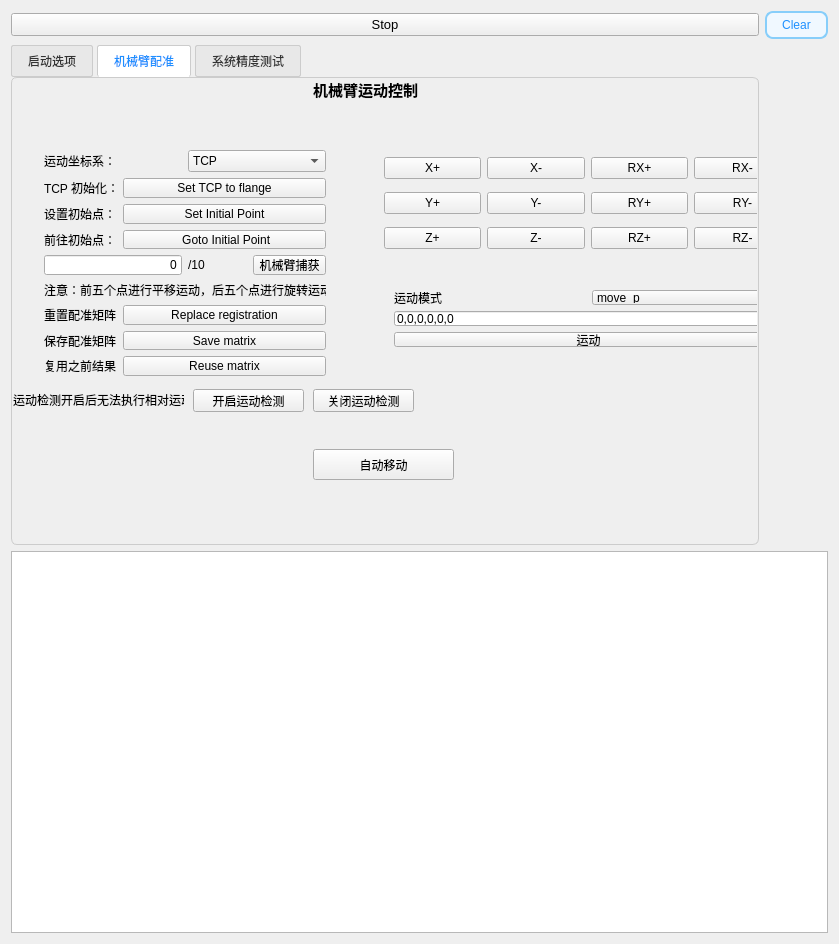
<?xml version="1.0" encoding="UTF-8"?>
<ui version="4.0">
 <class>ZzxtestControls</class>
 <widget class="QWidget" name="ZzxtestControls">
  <property name="geometry">
   <rect>
    <x>0</x>
    <y>0</y>
    <width>839</width>
    <height>944</height>
   </rect>
  </property>
  <property name="minimumSize">
   <size>
    <width>0</width>
    <height>0</height>
   </size>
  </property>
  <property name="windowTitle">
   <string>QmitkTemplate</string>
  </property>
  <property name="styleSheet">
   <string notr="true"/>
  </property>
  <layout class="QGridLayout" name="gridLayout_3">
   <item row="1" column="0">
    <widget class="QPushButton" name="pushButton_SuddenStop">
     <property name="font">
      <font>
       <pointsize>10</pointsize>
      </font>
     </property>
     <property name="styleSheet">
      <string notr="true"/>
     </property>
     <property name="text">
      <string>Stop</string>
     </property>
    </widget>
   </item>
   <item row="1" column="1">
    <widget class="QPushButton" name="pushButton_cleantext">
     <property name="styleSheet">
      <string notr="true">QPushButton {
    background-color: #F0F8FF;    /* 设置背景颜色 */
    color: #1E90FF;               /* 设置文字颜色 */
    border: 2px solid #87CEFA;    /* 设置边框颜色 */
    border-radius: 8px;           /* 设置圆角 */
    padding: 5px 15px;            /* 设置内边距 */
}

QPushButton:hover {
    background-color: #E0F7FF;    /* 鼠标悬停时背景颜色变化 */
    color: #4682B4;               /* 鼠标悬停时文字颜色 */
}

QPushButton:pressed {
    background-color: #B0E0E6;    /* 按下按钮时背景颜色 */
    color: #1C86EE;               /* 按下按钮时文字颜色 */
    border: 2px solid #4682B4;    /* 按下按钮时边框颜色 */
}
</string>
     </property>
     <property name="text">
      <string>Clear</string>
     </property>
    </widget>
   </item>
   <item row="3" column="0" colspan="2">
    <widget class="QTextBrowser" name="textBrowser">
     <property name="styleSheet">
      <string notr="true"/>
     </property>
    </widget>
   </item>
   <item row="2" column="0">
    <widget class="QTabWidget" name="tabWidget">
     <property name="minimumSize">
      <size>
       <width>0</width>
       <height>500</height>
      </size>
     </property>
     <property name="styleSheet">
      <string notr="true">/* TabWidget 的整体样式 */
QTabWidget::pane {
    border: 1px solid #CCCCCC;      /* 标签框架的边框颜色 */
    border-radius: 6px;             /* 标签框架的圆角 */
    padding: 1px;                   /* 标签内容的内边距 */
       /* 修改背景颜色为白色 */
}

/* TabBar 的样式 */
QTabBar::tab {
    background: #E8E8E8;            /* 未选中的选项卡背景颜色 */
    color: #333333;                 /* 未选中的选项卡文字颜色 */
    border: 1px solid #CCCCCC;      /* 选项卡的边框颜色 */
    border-radius: 2px;             /* 选项卡的圆角 */
    padding: 8px 16px;              /* 选项卡的内边距 */
    margin-right: 4px;              /* 选项卡之间的间距 */
}

/* 选中的选项卡 */
QTabBar::tab:selected {
    background: #FFFFFF;            /* 选中的选项卡背景颜色 */
    color: #1E90FF;                 /* 选中的选项卡文字颜色 */
    border-bottom-color: #FFFFFF;   /* 让选中的选项卡和内容背景一致 */
}

/* 鼠标悬停时的效果 */
QTabBar::tab:hover {
    background: #F0F0F0;            /* 鼠标悬停时的背景颜色 */
    color: #000000;                 /* 鼠标悬停时的文字颜色 */
}

/* 选项卡按钮（左右箭头）的样式 */
QTabBar QToolButton {
    background: #E8E8E8;            /* 按钮背景颜色 */
    border: 1px solid #CCCCCC;      /* 边框颜色 */
    border-radius: 6px;             /* 圆角 */
}

/* 左右按钮的悬停效果 */
QTabBar QToolButton:hover {
    background: #DCDCDC;            /* 鼠标悬停时的背景颜色 */
    color: #1E90FF;                 /* 鼠标悬停时的文字颜色 */
}
</string>
     </property>
     <property name="currentIndex">
      <number>1</number>
     </property>
     <widget class="QWidget" name="tab1">
      <attribute name="title">
       <string>启动选项</string>
      </attribute>
      <widget class="QLabel" name="label">
       <property name="geometry">
        <rect>
         <x>210</x>
         <y>10</y>
         <width>131</width>
         <height>20</height>
        </rect>
       </property>
       <property name="text">
        <string/>
       </property>
      </widget>
      <widget class="QGroupBox" name="groupBox">
       <property name="geometry">
        <rect>
         <x>310</x>
         <y>10</y>
         <width>451</width>
         <height>271</height>
        </rect>
       </property>
       <property name="title">
        <string>camera</string>
       </property>
       <layout class="QGridLayout" name="gridLayout_2">
        <item row="2" column="0">
         <layout class="QHBoxLayout" name="horizontalLayout_129">
          <item>
           <widget class="QLabel" name="Spine_PatineRFTextLabel">
            <property name="text">
             <string>PatineRF</string>
            </property>
           </widget>
          </item>
          <item>
           <widget class="QLabel" name="Spine_PatientRFDataLabel">
            <property name="minimumSize">
             <size>
              <width>350</width>
              <height>0</height>
             </size>
            </property>
            <property name="text">
             <string>wait connect</string>
            </property>
           </widget>
          </item>
         </layout>
        </item>
        <item row="1" column="0">
         <layout class="QHBoxLayout" name="horizontalLayout_2">
          <item>
           <widget class="QLabel" name="Spine_RobotEndRFTextLabel">
            <property name="text">
             <string>EndRF:</string>
            </property>
           </widget>
          </item>
          <item>
           <widget class="QLabel" name="Spine_RobotEndRFDataLabel">
            <property name="minimumSize">
             <size>
              <width>350</width>
              <height>0</height>
             </size>
            </property>
            <property name="text">
             <string>wait connect</string>
            </property>
           </widget>
          </item>
         </layout>
        </item>
        <item row="3" column="0">
         <layout class="QHBoxLayout" name="horizontalLayout_130">
          <item>
           <widget class="QLabel" name="Spine_ProbeTextLabel">
            <property name="text">
             <string>Probe:</string>
            </property>
           </widget>
          </item>
          <item>
           <widget class="QLabel" name="Spine_ProbeDataLabel">
            <property name="minimumSize">
             <size>
              <width>350</width>
              <height>0</height>
             </size>
            </property>
            <property name="text">
             <string>wait connect</string>
            </property>
           </widget>
          </item>
         </layout>
        </item>
        <item row="0" column="0">
         <layout class="QHBoxLayout" name="horizontalLayout">
          <item>
           <widget class="QLabel" name="Spine_RobotBaseRFTextLabel">
            <property name="text">
             <string>BaseRF:</string>
            </property>
           </widget>
          </item>
          <item>
           <widget class="QLabel" name="Spine_RobotBaseRFDataLabel">
            <property name="minimumSize">
             <size>
              <width>350</width>
              <height>0</height>
             </size>
            </property>
            <property name="text">
             <string>wait connect</string>
            </property>
           </widget>
          </item>
         </layout>
        </item>
       </layout>
      </widget>
      <widget class="QGroupBox" name="groupBox_2">
       <property name="geometry">
        <rect>
         <x>10</x>
         <y>290</y>
         <width>451</width>
         <height>171</height>
        </rect>
       </property>
       <property name="title">
        <string>Robot</string>
       </property>
       <layout class="QGridLayout" name="gridLayout_4">
        <item row="0" column="0">
         <layout class="QHBoxLayout" name="horizontalLayout_3">
          <item>
           <widget class="QLabel" name="label_Robot_TCP_value">
            <property name="minimumSize">
             <size>
              <width>350</width>
              <height>0</height>
             </size>
            </property>
            <property name="text">
             <string>TextLabel</string>
            </property>
           </widget>
          </item>
         </layout>
        </item>
        <item row="1" column="0">
         <layout class="QHBoxLayout" name="horizontalLayout_4">
          <item>
           <widget class="QLabel" name="label_3">
            <property name="text">
             <string>Connect</string>
            </property>
           </widget>
          </item>
          <item>
           <widget class="QLabel" name="label_Robot_isConnect">
            <property name="minimumSize">
             <size>
              <width>350</width>
              <height>0</height>
             </size>
            </property>
            <property name="text">
             <string>TextLabel</string>
            </property>
           </widget>
          </item>
         </layout>
        </item>
       </layout>
      </widget>
      <widget class="QLabel" name="label_2">
       <property name="geometry">
        <rect>
         <x>470</x>
         <y>300</y>
         <width>281</width>
         <height>61</height>
        </rect>
       </property>
       <property name="styleSheet">
        <string notr="true"/>
       </property>
       <property name="text">
        <string>Robot_TCP</string>
       </property>
      </widget>
      <widget class="QPushButton" name="pushButton_start_thread">
       <property name="geometry">
        <rect>
         <x>470</x>
         <y>370</y>
         <width>141</width>
         <height>23</height>
        </rect>
       </property>
       <property name="text">
        <string>start thread</string>
       </property>
      </widget>
      <widget class="QWidget" name="layoutWidget">
       <property name="geometry">
        <rect>
         <x>10</x>
         <y>12</y>
         <width>281</width>
         <height>261</height>
        </rect>
       </property>
       <layout class="QGridLayout" name="gridLayout">
        <item row="0" column="0">
         <widget class="QPushButton" name="pushButton_connectArm">
          <property name="styleSheet">
           <string notr="true">QPushButton {
    background-color: #F0F8FF;    /* 设置背景颜色 */
    color: #1E90FF;               /* 设置文字颜色 */
    border: 2px solid #87CEFA;    /* 设置边框颜色 */
    border-radius: 8px;           /* 设置圆角 */
    padding: 5px 15px;            /* 设置内边距 */
}

QPushButton:hover {
    background-color: #E0F7FF;    /* 鼠标悬停时背景颜色变化 */
    color: #4682B4;               /* 鼠标悬停时文字颜色 */
}

QPushButton:pressed {
    background-color: #B0E0E6;    /* 按下按钮时背景颜色 */
    color: #1C86EE;               /* 按下按钮时文字颜色 */
    border: 2px solid #4682B4;    /* 按下按钮时边框颜色 */
}
</string>
          </property>
          <property name="text">
           <string>Robot connection</string>
          </property>
          <attribute name="buttonGroup">
           <string notr="true">buttonGroup</string>
          </attribute>
         </widget>
        </item>
        <item row="5" column="0">
         <widget class="QPushButton" name="pushButton_selfCheck">
          <property name="styleSheet">
           <string notr="true">QPushButton {
    background-color: #F0F8FF;    /* 设置背景颜色 */
    color: #1E90FF;               /* 设置文字颜色 */
    border: 2px solid #87CEFA;    /* 设置边框颜色 */
    border-radius: 8px;           /* 设置圆角 */
    padding: 5px 15px;            /* 设置内边距 */
}

QPushButton:hover {
    background-color: #E0F7FF;    /* 鼠标悬停时背景颜色变化 */
    color: #4682B4;               /* 鼠标悬停时文字颜色 */
}

QPushButton:pressed {
    background-color: #B0E0E6;    /* 按下按钮时背景颜色 */
    color: #1C86EE;               /* 按下按钮时文字颜色 */
    border: 2px solid #4682B4;    /* 按下按钮时边框颜色 */
}
</string>
          </property>
          <property name="text">
           <string>print matrix</string>
          </property>
          <attribute name="buttonGroup">
           <string notr="true">buttonGroup</string>
          </attribute>
         </widget>
        </item>
        <item row="1" column="0">
         <widget class="QPushButton" name="pushButton_powerOn">
          <property name="styleSheet">
           <string notr="true">QPushButton {
    background-color: #F0F8FF;    /* 设置背景颜色 */
    color: #1E90FF;               /* 设置文字颜色 */
    border: 2px solid #87CEFA;    /* 设置边框颜色 */
    border-radius: 8px;           /* 设置圆角 */
    padding: 5px 15px;            /* 设置内边距 */
}

QPushButton:hover {
    background-color: #E0F7FF;    /* 鼠标悬停时背景颜色变化 */
    color: #4682B4;               /* 鼠标悬停时文字颜色 */
}

QPushButton:pressed {
    background-color: #B0E0E6;    /* 按下按钮时背景颜色 */
    color: #1C86EE;               /* 按下按钮时文字颜色 */
    border: 2px solid #4682B4;    /* 按下按钮时边框颜色 */
}
</string>
          </property>
          <property name="text">
           <string>power on</string>
          </property>
          <attribute name="buttonGroup">
           <string notr="true">buttonGroup</string>
          </attribute>
         </widget>
        </item>
        <item row="3" column="0">
         <widget class="QPushButton" name="pushButton_connectCamrea">
          <property name="styleSheet">
           <string notr="true">QPushButton {
    background-color: #F0F8FF;    /* 设置背景颜色 */
    color: #1E90FF;               /* 设置文字颜色 */
    border: 2px solid #87CEFA;    /* 设置边框颜色 */
    border-radius: 8px;           /* 设置圆角 */
    padding: 5px 15px;            /* 设置内边距 */
}

QPushButton:hover {
    background-color: #E0F7FF;    /* 鼠标悬停时背景颜色变化 */
    color: #4682B4;               /* 鼠标悬停时文字颜色 */
}

QPushButton:pressed {
    background-color: #B0E0E6;    /* 按下按钮时背景颜色 */
    color: #1C86EE;               /* 按下按钮时文字颜色 */
    border: 2px solid #4682B4;    /* 按下按钮时边框颜色 */
}
</string>
          </property>
          <property name="text">
           <string>Camera connection</string>
          </property>
          <attribute name="buttonGroup">
           <string notr="true">buttonGroup</string>
          </attribute>
         </widget>
        </item>
        <item row="2" column="0">
         <widget class="QPushButton" name="pushButton_powerOff">
          <property name="styleSheet">
           <string notr="true">QPushButton {
    background-color: #F0F8FF;    /* 设置背景颜色 */
    color: #1E90FF;               /* 设置文字颜色 */
    border: 2px solid #87CEFA;    /* 设置边框颜色 */
    border-radius: 8px;           /* 设置圆角 */
    padding: 5px 15px;            /* 设置内边距 */
}

QPushButton:hover {
    background-color: #E0F7FF;    /* 鼠标悬停时背景颜色变化 */
    color: #4682B4;               /* 鼠标悬停时文字颜色 */
}

QPushButton:pressed {
    background-color: #B0E0E6;    /* 按下按钮时背景颜色 */
    color: #1C86EE;               /* 按下按钮时文字颜色 */
    border: 2px solid #4682B4;    /* 按下按钮时边框颜色 */
}
</string>
          </property>
          <property name="text">
           <string>power off</string>
          </property>
          <attribute name="buttonGroup">
           <string notr="true">buttonGroup</string>
          </attribute>
         </widget>
        </item>
        <item row="4" column="0">
         <widget class="QPushButton" name="pushButton_updataData">
          <property name="styleSheet">
           <string notr="true">QPushButton {
    background-color: #F0F8FF;    /* 设置背景颜色 */
    color: #1E90FF;               /* 设置文字颜色 */
    border: 2px solid #87CEFA;    /* 设置边框颜色 */
    border-radius: 8px;           /* 设置圆角 */
    padding: 5px 15px;            /* 设置内边距 */
}

QPushButton:hover {
    background-color: #E0F7FF;    /* 鼠标悬停时背景颜色变化 */
    color: #4682B4;               /* 鼠标悬停时文字颜色 */
}

QPushButton:pressed {
    background-color: #B0E0E6;    /* 按下按钮时背景颜色 */
    color: #1C86EE;               /* 按下按钮时文字颜色 */
    border: 2px solid #4682B4;    /* 按下按钮时边框颜色 */
}
</string>
          </property>
          <property name="text">
           <string>updataData</string>
          </property>
          <attribute name="buttonGroup">
           <string notr="true">buttonGroup</string>
          </attribute>
         </widget>
        </item>
       </layout>
      </widget>
     </widget>
     <widget class="QWidget" name="tab_2">
      <attribute name="title">
       <string>机械臂配准</string>
      </attribute>
      <widget class="QPushButton" name="pushButton_AutoMoveJ">
       <property name="geometry">
        <rect>
         <x>300</x>
         <y>370</y>
         <width>141</width>
         <height>31</height>
        </rect>
       </property>
       <property name="text">
        <string>自动移动</string>
       </property>
       <attribute name="buttonGroup">
        <string notr="true">buttonGroup</string>
       </attribute>
      </widget>
      <widget class="QWidget" name="layoutWidget">
       <property name="geometry">
        <rect>
         <x>360</x>
         <y>60</y>
         <width>429</width>
         <height>131</height>
        </rect>
       </property>
       <layout class="QGridLayout" name="gridLayout_14">
        <item row="3" column="4">
         <widget class="QPushButton" name="pushButton_ryp">
          <property name="text">
           <string>RY+</string>
          </property>
          <attribute name="buttonGroup">
           <string notr="true">buttonGroup</string>
          </attribute>
         </widget>
        </item>
        <item row="3" column="5">
         <widget class="QPushButton" name="pushButton_rym">
          <property name="text">
           <string>RY-</string>
          </property>
          <attribute name="buttonGroup">
           <string notr="true">buttonGroup</string>
          </attribute>
         </widget>
        </item>
        <item row="3" column="3">
         <widget class="QPushButton" name="pushButton_ym">
          <property name="text">
           <string>Y-</string>
          </property>
          <attribute name="buttonGroup">
           <string notr="true">buttonGroup</string>
          </attribute>
         </widget>
        </item>
        <item row="1" column="5">
         <widget class="QPushButton" name="pushButton_rxm">
          <property name="text">
           <string>RX-</string>
          </property>
          <attribute name="buttonGroup">
           <string notr="true">buttonGroup</string>
          </attribute>
         </widget>
        </item>
        <item row="1" column="4">
         <widget class="QPushButton" name="pushButton_rxp">
          <property name="text">
           <string>RX+</string>
          </property>
          <attribute name="buttonGroup">
           <string notr="true">buttonGroup</string>
          </attribute>
         </widget>
        </item>
        <item row="3" column="2">
         <widget class="QPushButton" name="pushButton_yp">
          <property name="text">
           <string>Y+</string>
          </property>
          <attribute name="buttonGroup">
           <string notr="true">buttonGroup</string>
          </attribute>
         </widget>
        </item>
        <item row="4" column="5">
         <widget class="QPushButton" name="pushButton_rzm">
          <property name="text">
           <string>RZ-</string>
          </property>
          <attribute name="buttonGroup">
           <string notr="true">buttonGroup</string>
          </attribute>
         </widget>
        </item>
        <item row="4" column="2">
         <widget class="QPushButton" name="pushButton_zp">
          <property name="text">
           <string>Z+</string>
          </property>
          <attribute name="buttonGroup">
           <string notr="true">buttonGroup</string>
          </attribute>
         </widget>
        </item>
        <item row="4" column="3">
         <widget class="QPushButton" name="pushButton_zm">
          <property name="text">
           <string>Z-</string>
          </property>
          <attribute name="buttonGroup">
           <string notr="true">buttonGroup</string>
          </attribute>
         </widget>
        </item>
        <item row="1" column="2">
         <widget class="QPushButton" name="pushButton_xp">
          <property name="text">
           <string>X+</string>
          </property>
          <attribute name="buttonGroup">
           <string notr="true">buttonGroup</string>
          </attribute>
         </widget>
        </item>
        <item row="4" column="4">
         <widget class="QPushButton" name="pushButton_rzp">
          <property name="text">
           <string>RZ+</string>
          </property>
          <attribute name="buttonGroup">
           <string notr="true">buttonGroup</string>
          </attribute>
         </widget>
        </item>
        <item row="1" column="3">
         <widget class="QPushButton" name="pushButton_xm">
          <property name="text">
           <string>X-</string>
          </property>
          <attribute name="buttonGroup">
           <string notr="true">buttonGroup</string>
          </attribute>
         </widget>
        </item>
       </layout>
      </widget>
      <widget class="QLabel" name="label_14">
       <property name="geometry">
        <rect>
         <x>300</x>
         <y>0</y>
         <width>131</width>
         <height>21</height>
        </rect>
       </property>
       <property name="font">
        <font>
         <pointsize>11</pointsize>
         <weight>75</weight>
         <bold>true</bold>
        </font>
       </property>
       <property name="text">
        <string>机械臂运动控制</string>
       </property>
      </widget>
      <widget class="QWidget" name="layoutWidget">
       <property name="geometry">
        <rect>
         <x>360</x>
         <y>30</y>
         <width>431</width>
         <height>22</height>
        </rect>
       </property>
       <layout class="QHBoxLayout" name="horizontalLayout_5">
        <item>
         <widget class="QLabel" name="label_16">
          <property name="layoutDirection">
           <enum>Qt::LeftToRight</enum>
          </property>
          <property name="text">
           <string>平移 =</string>
          </property>
         </widget>
        </item>
        <item>
         <widget class="QLineEdit" name="lineEdit_intuitiveValue">
          <property name="text">
           <string>50</string>
          </property>
         </widget>
        </item>
        <item>
         <widget class="QLabel" name="label_15">
          <property name="text">
           <string>(mm )</string>
          </property>
         </widget>
        </item>
        <item>
         <widget class="QLabel" name="label_36">
          <property name="layoutDirection">
           <enum>Qt::LeftToRight</enum>
          </property>
          <property name="text">
           <string>角度 =</string>
          </property>
         </widget>
        </item>
        <item>
         <widget class="QLineEdit" name="lineEdit_intuitiveValue_degree">
          <property name="text">
           <string>15</string>
          </property>
         </widget>
        </item>
        <item>
         <widget class="QLabel" name="label_34">
          <property name="text">
           <string>(°)</string>
          </property>
         </widget>
        </item>
       </layout>
      </widget>
      <widget class="QWidget" name="layoutWidget">
       <property name="geometry">
        <rect>
         <x>370</x>
         <y>200</y>
         <width>411</width>
         <height>79</height>
        </rect>
       </property>
       <layout class="QVBoxLayout" name="verticalLayout">
        <item>
         <layout class="QHBoxLayout" name="horizontalLayout_6">
          <item>
           <widget class="QLabel" name="label_5">
            <property name="text">
             <string>运动模式</string>
            </property>
           </widget>
          </item>
          <item>
           <widget class="QComboBox" name="comboBox_robotMoveType">
            <item>
             <property name="text">
              <string>move_p</string>
             </property>
            </item>
            <item>
             <property name="text">
              <string>move_j</string>
             </property>
            </item>
           </widget>
          </item>
         </layout>
        </item>
        <item>
         <widget class="QLineEdit" name="lineEdit">
          <property name="text">
           <string>0,0,0,0,0,0</string>
          </property>
         </widget>
        </item>
        <item>
         <widget class="QPushButton" name="pushButton_JiontAngleMotion">
          <property name="text">
           <string>运动</string>
          </property>
          <attribute name="buttonGroup">
           <string notr="true">buttonGroup</string>
          </attribute>
         </widget>
        </item>
       </layout>
      </widget>
      <widget class="QWidget" name="layoutWidget">
       <property name="geometry">
        <rect>
         <x>20</x>
         <y>60</y>
         <width>304</width>
         <height>247</height>
        </rect>
       </property>
       <layout class="QVBoxLayout" name="verticalLayout_2">
        <item>
         <layout class="QHBoxLayout" name="horizontalLayout_7">
          <item>
           <widget class="QLabel" name="label_18">
            <property name="text">
             <string>运动坐标系：</string>
            </property>
           </widget>
          </item>
          <item>
           <widget class="QComboBox" name="comboBox_robotMoveType_select">
            <item>
             <property name="text">
              <string>TCP</string>
             </property>
            </item>
            <item>
             <property name="text">
              <string>Robot base</string>
             </property>
            </item>
           </widget>
          </item>
         </layout>
        </item>
        <item>
         <layout class="QGridLayout" name="gridLayout_5">
          <item row="5" column="1" colspan="3">
           <widget class="QPushButton" name="pushButton_replaceRegistration">
            <property name="text">
             <string>Replace registration</string>
            </property>
            <attribute name="buttonGroup">
             <string notr="true">buttonGroup</string>
            </attribute>
           </widget>
          </item>
          <item row="1" column="1" colspan="3">
           <widget class="QPushButton" name="pushButton_setInitialPoint">
            <property name="text">
             <string>Set Initial Point</string>
            </property>
            <attribute name="buttonGroup">
             <string notr="true">buttonGroup</string>
            </attribute>
           </widget>
          </item>
          <item row="2" column="1" colspan="3">
           <widget class="QPushButton" name="pushButton_goToInitial">
            <property name="text">
             <string> Goto Initial Point</string>
            </property>
            <attribute name="buttonGroup">
             <string notr="true">buttonGroup</string>
            </attribute>
           </widget>
          </item>
          <item row="4" column="0" colspan="4">
           <widget class="QLabel" name="label_9">
            <property name="font">
             <font>
              <pointsize>9</pointsize>
              <weight>50</weight>
              <bold>false</bold>
             </font>
            </property>
            <property name="text">
             <string>注意：前五个点进行平移运动，后五个点进行旋转运动。</string>
            </property>
           </widget>
          </item>
          <item row="6" column="1" colspan="3">
           <widget class="QPushButton" name="pushButton_saveArmMatrix">
            <property name="text">
             <string>Save matrix</string>
            </property>
            <attribute name="buttonGroup">
             <string notr="true">buttonGroup</string>
            </attribute>
           </widget>
          </item>
          <item row="3" column="2">
           <widget class="QLabel" name="label_10">
            <property name="text">
             <string>/10</string>
            </property>
           </widget>
          </item>
          <item row="7" column="1" colspan="3">
           <widget class="QPushButton" name="pushButton_reuseArmMatrix">
            <property name="text">
             <string>Reuse matrix</string>
            </property>
            <attribute name="buttonGroup">
             <string notr="true">buttonGroup</string>
            </attribute>
           </widget>
          </item>
          <item row="0" column="1" colspan="3">
           <widget class="QPushButton" name="pushButton_setTCPToFlange">
            <property name="text">
             <string>Set TCP to flange</string>
            </property>
            <attribute name="buttonGroup">
             <string notr="true">buttonGroup</string>
            </attribute>
           </widget>
          </item>
          <item row="3" column="3">
           <widget class="QPushButton" name="pushButton_captureRobot">
            <property name="text">
             <string>机械臂捕获</string>
            </property>
            <attribute name="buttonGroup">
             <string notr="true">buttonGroup</string>
            </attribute>
           </widget>
          </item>
          <item row="3" column="0" colspan="2">
           <widget class="QLineEdit" name="lineEdit_collectedRoboPose">
            <property name="layoutDirection">
             <enum>Qt::LeftToRight</enum>
            </property>
            <property name="text">
             <string>0</string>
            </property>
            <property name="alignment">
             <set>Qt::AlignRight|Qt::AlignTrailing|Qt::AlignVCenter</set>
            </property>
           </widget>
          </item>
          <item row="5" column="0">
           <widget class="QLabel" name="label_12">
            <property name="text">
             <string>重置配准矩阵：</string>
            </property>
           </widget>
          </item>
          <item row="2" column="0">
           <widget class="QLabel" name="label_8">
            <property name="text">
             <string>前往初始点：</string>
            </property>
           </widget>
          </item>
          <item row="1" column="0">
           <widget class="QLabel" name="label_7">
            <property name="text">
             <string>设置初始点：</string>
            </property>
           </widget>
          </item>
          <item row="0" column="0">
           <widget class="QLabel" name="label_6">
            <property name="text">
             <string>TCP 初始化：</string>
            </property>
           </widget>
          </item>
          <item row="7" column="0">
           <widget class="QLabel" name="label_13">
            <property name="text">
             <string>复用之前结果：</string>
            </property>
           </widget>
          </item>
          <item row="6" column="0">
           <widget class="QLabel" name="label_11">
            <property name="text">
             <string>保存配准矩阵：</string>
            </property>
           </widget>
          </item>
         </layout>
        </item>
       </layout>
      </widget>
      <widget class="QPushButton" name="pushButton_openIsMoving">
       <property name="geometry">
        <rect>
         <x>180</x>
         <y>310</y>
         <width>111</width>
         <height>23</height>
        </rect>
       </property>
       <property name="text">
        <string>开启运动检测</string>
       </property>
      </widget>
      <widget class="QPushButton" name="pushButton_CloseIsMoving">
       <property name="geometry">
        <rect>
         <x>300</x>
         <y>310</y>
         <width>101</width>
         <height>23</height>
        </rect>
       </property>
       <property name="text">
        <string>关闭运动检测</string>
       </property>
      </widget>
      <widget class="QLabel" name="label_4">
       <property name="geometry">
        <rect>
         <x>0</x>
         <y>310</y>
         <width>171</width>
         <height>21</height>
        </rect>
       </property>
       <property name="text">
        <string>运动检测开启后无法执行相对运动</string>
       </property>
      </widget>
     </widget>
     <widget class="QWidget" name="tab">
      <attribute name="title">
       <string>系统精度测试</string>
      </attribute>
      <widget class="QGroupBox" name="groupBox_11">
       <property name="geometry">
        <rect>
         <x>10</x>
         <y>10</y>
         <width>327</width>
         <height>251</height>
        </rect>
       </property>
       <property name="font">
        <font>
         <pointsize>12</pointsize>
        </font>
       </property>
       <property name="title">
        <string>选择影像数据： </string>
       </property>
       <layout class="QGridLayout" name="gridLayout_15">
        <item row="1" column="0">
         <layout class="QHBoxLayout" name="horizontalLayout_17">
          <item>
           <widget class="QLabel" name="label_187">
            <property name="text">
             <string>影像粗配准点:  </string>
            </property>
           </widget>
          </item>
          <item>
           <widget class="QmitkSingleNodeSelectionWidget" name="mitkNodeSelectWidget_landmark_src" native="true"/>
          </item>
         </layout>
        </item>
        <item row="5" column="0">
         <widget class="QPushButton" name="pushButton_reuseImageMatrix">
          <property name="text">
           <string>复用上次影像配准</string>
          </property>
         </widget>
        </item>
        <item row="3" column="0">
         <widget class="QPushButton" name="pushButton_ResetImageConfiguration">
          <property name="text">
           <string>重新配准</string>
          </property>
         </widget>
        </item>
        <item row="4" column="0">
         <widget class="QPushButton" name="pushButton_saveImageMatrix">
          <property name="text">
           <string>保存图像配准矩阵</string>
          </property>
         </widget>
        </item>
        <item row="0" column="0">
         <layout class="QHBoxLayout" name="horizontalLayout_25">
          <item>
           <widget class="QLabel" name="label_188">
            <property name="text">
             <string>STL表面:  </string>
            </property>
           </widget>
          </item>
          <item>
           <widget class="QmitkSingleNodeSelectionWidget" name="mitkNodeSelectWidget_surface_regis" native="true"/>
          </item>
         </layout>
        </item>
       </layout>
      </widget>
      <widget class="QGroupBox" name="groupBox_10">
       <property name="geometry">
        <rect>
         <x>370</x>
         <y>10</y>
         <width>351</width>
         <height>251</height>
        </rect>
       </property>
       <property name="title">
        <string>走面测试 (TKA模拟精度/TKA安全边界限制)</string>
       </property>
       <layout class="QGridLayout" name="gridLayout_13">
        <item row="6" column="1">
         <widget class="QPushButton" name="pushButton_gotoPlaneEdge">
          <property name="text">
           <string>前往目标位置（边界）</string>
          </property>
         </widget>
        </item>
        <item row="4" column="0" colspan="2">
         <widget class="QPushButton" name="pushButton_setPlanePrecisionTestTcp">
          <property name="enabled">
           <bool>true</bool>
          </property>
          <property name="text">
           <string>设置走面测试TCP</string>
          </property>
         </widget>
        </item>
        <item row="2" column="0" colspan="2">
         <layout class="QHBoxLayout" name="horizontalLayout_23">
          <item>
           <widget class="QLabel" name="label_37">
            <property name="text">
             <string>P2: </string>
            </property>
           </widget>
          </item>
          <item>
           <widget class="QLineEdit" name="lineEdit_plane_p3_x">
            <property name="text">
             <string>38.268</string>
            </property>
           </widget>
          </item>
          <item>
           <widget class="QLineEdit" name="lineEdit_plane_p3_y">
            <property name="text">
             <string>-92.388</string>
            </property>
           </widget>
          </item>
          <item>
           <widget class="QLineEdit" name="lineEdit_plane_p3_z">
            <property name="text">
             <string>140</string>
            </property>
           </widget>
          </item>
         </layout>
        </item>
        <item row="1" column="0" colspan="2">
         <layout class="QHBoxLayout" name="horizontalLayout_22">
          <item>
           <widget class="QLabel" name="label_33">
            <property name="text">
             <string>P1: </string>
            </property>
           </widget>
          </item>
          <item>
           <widget class="QLineEdit" name="lineEdit_plane_p2_x">
            <property name="text">
             <string>52.328</string>
            </property>
           </widget>
          </item>
          <item>
           <widget class="QLineEdit" name="lineEdit_plane_p2_y">
            <property name="text">
             <string>-27.033</string>
            </property>
           </widget>
          </item>
          <item>
           <widget class="QLineEdit" name="lineEdit_plane_p2_z">
            <property name="text">
             <string>140</string>
            </property>
           </widget>
          </item>
         </layout>
        </item>
        <item row="5" column="0" colspan="2">
         <layout class="QHBoxLayout" name="horizontalLayout_16">
          <item>
           <widget class="QLabel" name="label_35">
            <property name="text">
             <string>目标平面选择: </string>
            </property>
           </widget>
          </item>
          <item>
           <widget class="QmitkSingleNodeSelectionWidget" name="mitkNodeSelectWidget_imageTargetPlane" native="true"/>
          </item>
          <item>
           <widget class="QPushButton" name="pushButton_confirmImageTargetPlane">
            <property name="enabled">
             <bool>true</bool>
            </property>
            <property name="text">
             <string>前往目标平面(边界)</string>
            </property>
           </widget>
          </item>
         </layout>
        </item>
        <item row="0" column="0" colspan="2">
         <widget class="QLineEdit" name="lineEdit_3">
          <property name="text">
           <string>https://gn1phhht53.feishu.cn/wiki/wikcnAYrihLnKdt5kqGYIwmZACh?table=tblk7ke86l8RyAoN&amp;view=vew1Kd7wVv</string>
          </property>
         </widget>
        </item>
        <item row="3" column="0" colspan="2">
         <layout class="QHBoxLayout" name="horizontalLayout_24">
          <item>
           <widget class="QLabel" name="label_38">
            <property name="text">
             <string>P3: </string>
            </property>
           </widget>
          </item>
          <item>
           <widget class="QLineEdit" name="lineEdit_plane_p4_x">
            <property name="text">
             <string>-30.821</string>
            </property>
           </widget>
          </item>
          <item>
           <widget class="QLineEdit" name="lineEdit_plane_p4_y">
            <property name="text">
             <string>-61.474</string>
            </property>
           </widget>
          </item>
          <item>
           <widget class="QLineEdit" name="lineEdit_plane_p4_z">
            <property name="text">
             <string>140</string>
            </property>
           </widget>
          </item>
         </layout>
        </item>
        <item row="6" column="0">
         <widget class="QPushButton" name="pushButton_goToFakePlane">
          <property name="text">
           <string>前往目标位置（初始）</string>
          </property>
         </widget>
        </item>
        <item row="7" column="1">
         <widget class="QPushButton" name="pushButton_adjust">
          <property name="text">
           <string>目标位置偏置</string>
          </property>
         </widget>
        </item>
        <item row="7" column="0">
         <widget class="QLineEdit" name="lineEdit_adjust">
          <property name="text">
           <string>0</string>
          </property>
         </widget>
        </item>
       </layout>
      </widget>
      <widget class="QGroupBox" name="groupBox_12">
       <property name="geometry">
        <rect>
         <x>370</x>
         <y>270</y>
         <width>351</width>
         <height>181</height>
        </rect>
       </property>
       <property name="title">
        <string>走线测试 （系统精度）</string>
       </property>
       <layout class="QGridLayout" name="gridLayout_19">
        <item row="2" column="0">
         <layout class="QHBoxLayout" name="horizontalLayout_18">
          <item>
           <widget class="QLabel" name="label_73">
            <property name="text">
             <string>P3: </string>
            </property>
           </widget>
          </item>
          <item>
           <widget class="QLineEdit" name="lineEdit_p3_x">
            <property name="text">
             <string>-30.821</string>
            </property>
           </widget>
          </item>
          <item>
           <widget class="QLineEdit" name="lineEdit_p3_y">
            <property name="text">
             <string>-61.474</string>
            </property>
           </widget>
          </item>
          <item>
           <widget class="QLineEdit" name="lineEdit_p3_z">
            <property name="text">
             <string>140</string>
            </property>
           </widget>
          </item>
         </layout>
        </item>
        <item row="4" column="0">
         <layout class="QHBoxLayout" name="horizontalLayout_10">
          <item>
           <widget class="QLabel" name="label_84">
            <property name="text">
             <string>目标线选择: </string>
            </property>
           </widget>
          </item>
          <item>
           <widget class="QmitkSingleNodeSelectionWidget" name="mitkNodeSelectWidget_imageTargetLine" native="true"/>
          </item>
          <item>
           <widget class="QPushButton" name="pushButton_confirmImageTargetLine">
            <property name="enabled">
             <bool>true</bool>
            </property>
            <property name="text">
             <string>前往目标线</string>
            </property>
           </widget>
          </item>
         </layout>
        </item>
        <item row="1" column="0">
         <layout class="QHBoxLayout" name="horizontalLayout_9">
          <item>
           <widget class="QLabel" name="label_74">
            <property name="text">
             <string>P2:坐标原点 </string>
            </property>
           </widget>
          </item>
          <item>
           <widget class="QLineEdit" name="lineEdit_p2_x">
            <property name="text">
             <string>38.268</string>
            </property>
           </widget>
          </item>
          <item>
           <widget class="QLineEdit" name="lineEdit_p2_y">
            <property name="text">
             <string>-92.388</string>
            </property>
           </widget>
          </item>
          <item>
           <widget class="QLineEdit" name="lineEdit_p2_z">
            <property name="text">
             <string>140</string>
            </property>
           </widget>
          </item>
         </layout>
        </item>
        <item row="3" column="0">
         <widget class="QPushButton" name="pushButton_setTcpPrecisionTest">
          <property name="text">
           <string>设置走线测试TCP</string>
          </property>
         </widget>
        </item>
        <item row="0" column="0">
         <widget class="QLineEdit" name="lineEdit_2">
          <property name="text">
           <string>https://gn1phhht53.feishu.cn/wiki/X1IYwy2npicJtRkIqWzcVF1ZnAg?from=from_copylink</string>
          </property>
         </widget>
        </item>
       </layout>
      </widget>
      <widget class="QWidget" name="layoutWidget">
       <property name="geometry">
        <rect>
         <x>20</x>
         <y>270</y>
         <width>311</width>
         <height>171</height>
        </rect>
       </property>
       <layout class="QGridLayout" name="gridLayout_6">
        <item row="0" column="0">
         <widget class="QLineEdit" name="lineEdit_collectedLandmark">
          <property name="font">
           <font>
            <pointsize>11</pointsize>
           </font>
          </property>
          <property name="layoutDirection">
           <enum>Qt::LeftToRight</enum>
          </property>
          <property name="text">
           <string>0</string>
          </property>
          <property name="alignment">
           <set>Qt::AlignRight|Qt::AlignTrailing|Qt::AlignVCenter</set>
          </property>
         </widget>
        </item>
        <item row="2" column="1">
         <widget class="QLabel" name="label_190">
          <property name="font">
           <font>
            <pointsize>11</pointsize>
           </font>
          </property>
          <property name="text">
           <string>/6</string>
          </property>
         </widget>
        </item>
        <item row="1" column="0" colspan="3">
         <widget class="QPushButton" name="pushButton_landmarkRegistration">
          <property name="text">
           <string>LandMark配准</string>
          </property>
         </widget>
        </item>
        <item row="0" column="2">
         <widget class="QPushButton" name="pushButton_collectLandmark">
          <property name="text">
           <string>采集粗配准点</string>
          </property>
         </widget>
        </item>
        <item row="2" column="2">
         <widget class="QPushButton" name="pushButton_collectICP">
          <property name="enabled">
           <bool>true</bool>
          </property>
          <property name="text">
           <string>采集精配准点</string>
          </property>
         </widget>
        </item>
        <item row="2" column="0">
         <widget class="QLineEdit" name="lineEdit_collectedICP">
          <property name="font">
           <font>
            <pointsize>12</pointsize>
           </font>
          </property>
          <property name="layoutDirection">
           <enum>Qt::LeftToRight</enum>
          </property>
          <property name="text">
           <string>0</string>
          </property>
          <property name="alignment">
           <set>Qt::AlignRight|Qt::AlignTrailing|Qt::AlignVCenter</set>
          </property>
         </widget>
        </item>
        <item row="3" column="0" colspan="3">
         <widget class="QPushButton" name="pushButton_ICPRegistration">
          <property name="text">
           <string>ICP配准</string>
          </property>
         </widget>
        </item>
        <item row="0" column="1">
         <widget class="QLabel" name="label_189">
          <property name="font">
           <font>
            <pointsize>11</pointsize>
           </font>
          </property>
          <property name="text">
           <string>/6</string>
          </property>
         </widget>
        </item>
       </layout>
      </widget>
     </widget>
    </widget>
   </item>
  </layout>
 </widget>
 <layoutdefault spacing="6" margin="11"/>
 <customwidgets>
  <customwidget>
   <class>QmitkSingleNodeSelectionWidget</class>
   <extends>QWidget</extends>
   <header location="global">QmitkSingleNodeSelectionWidget.h</header>
   <container>1</container>
  </customwidget>
 </customwidgets>
 <resources/>
 <connections/>
 <buttongroups>
  <buttongroup name="buttonGroup"/>
 </buttongroups>
</ui>
